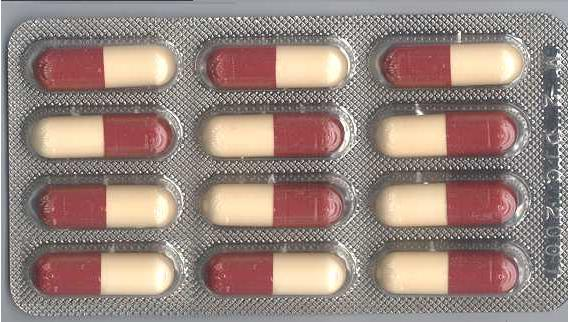
#> input picture PROJECTS/project_03_fundamentals/imgs/21.JPG, 568 x 322 px, found by its file name; its folder holds 4 pictures in this run
$ python mouse_click.py
#> lines starting #> are read from the running program, lines starting #| are printed output that depends on the picture; after the words box and inside, x2 and y2 are one past the last pixel; in counts of white or black regions, pixels touching at a corner belong together
# FIRST PART OF SECOND CHALLENGE (FIND AVERAGE COIN SIZE)
# Santiago Garcia Arango, August 2020

import numpy as np
import cv2 as cv
import os

# Vector to keep the (h, w) values of selected pills
pills_dimensions = []


def get_imgs_folder_path():
    # Get the path for the folder that contains the input and output images
    upper_dir = os.path.dirname(__file__)  # Upper dir
    img_folder_path = os.path.abspath(os.path.join(upper_dir, "imgs"))
    return img_folder_path


def get_img_path(img_folder_path, img_name):
    # Get specific path to the images we will use inside the "imgs" folder
    img_path = os.path.join(img_folder_path, img_name)
    return img_path


# Mouse click event to obtain (x, y) coordinates with left clicks (down-up)
# ... also we obtain the clicked pixels' info
def mouse_click(event, x, y, flags, param):
    global h1, w1, h2, w2, coin_dimensions, COIN_HEIGHT, COIN_WIDTH
    if (event == cv.EVENT_LBUTTONDOWN):
        h1 = y
        w1 = x
        print("\nLEFT BUTTON DOWN...(x, y) = ({}, {})".format(x, y))

    if (event == cv.EVENT_LBUTTONUP):
        h2 = y
        w2 = x
        print("\nLEFT BUTTON UP...(x, y) = ({}, {})".format(x, y))

        # Get the current selected coin size
        current_coin_h = abs(h1-h2)
        current_coin_w = abs(w1-w2)

        # Add current coin dimensions to vector of dimensions
        coin_dimensions.append((current_coin_h, current_coin_w))
        print("VECTOR OF COIN DIMENSIONS ", coin_dimensions)

        # Everytime a coin is added, re-calculate the averege height and width
        COIN_HEIGHT = 0
        COIN_WIDTH = 0
        for hi, wi in coin_dimensions:
            COIN_HEIGHT = COIN_HEIGHT + hi
            COIN_WIDTH = COIN_WIDTH + wi
        total_coins = len(coin_dimensions)
        COIN_HEIGHT = int(COIN_HEIGHT / total_coins)
        COIN_WIDTH = int(COIN_WIDTH / total_coins)

        print("AVERAGE COINS SIZE = ({}, {})".format(COIN_HEIGHT, COIN_WIDTH))


def main():
    # Get the paths for the images
    img_folder_path = get_imgs_folder_path()
    # img_path = get_img_path(img_folder_path, "21.png")
    img_path = get_img_path(img_folder_path, "21.jpg")

    global img
    img = cv.imread(img_path, 1)
#> img is the input picture: shape (322, 568, 3); mean B, G, R 126, 133.4, 153.4

    h, w = img.shape[:2]  # Get the shape of the image (height, width)
#> h = 322; w = 568

    # Add window that allows a callback-function for events (clicks)
    cv.namedWindow("MyMouseClick")
    cv.setMouseCallback("MyMouseClick", mouse_click)

    # Explain the user the procedure (in a pop-up text)
    cv.putText(img, "Select the images in squares!", (30, 30),
        cv.FONT_HERSHEY_COMPLEX_SMALL, 0.9, (0, 0, 0), 1)
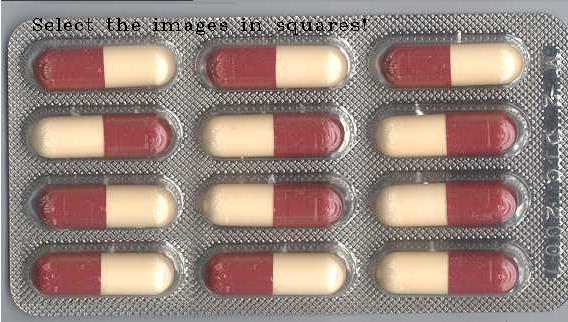
#> img: shape (322, 568, 3); 0.5% of pixels changed, all inside (x1, y1, x2, y2) = (33, 18, 366, 35)

    while (True):
        # Exit
        if (cv.waitKey(1) & 0xFF == ord("q")):
#> (key q is pressed here)
            cv.destroyAllWindows()
            break

        # Keep showing images
        cv.imshow("MyMouseClick", img)


if __name__ == "__main__":
    main()
    cv.waitKey(0)
    cv.destroyAllWindows()  # (always at the end)
